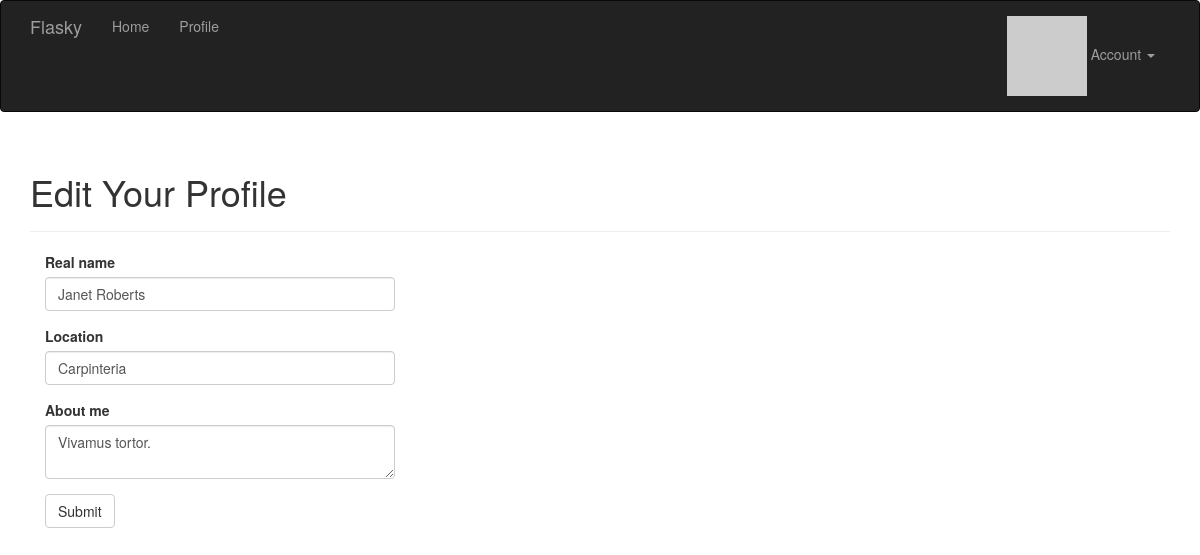
Screenshot of /edit-profile (signed in) with the database file from the repository.
### app/models.py (models this page shows, shortened)
class User(UserMixin, db.Model):
    __tablename__ = 'users'
    id = db.Column(db.Integer, primary_key=True)
    email = db.Column(db.String(64), unique=True, index=True)
    username = db.Column(db.String(64), unique=True, index=True)
    password_hash = db.Column(db.String(128))
    confirmed = db.Column(db.Boolean, default=False)
    name = db.Column(db.String(64))
    location = db.Column(db.String(64))
    about_me = db.Column(db.Text())
    member_since = db.Column(db.DateTime(), default=datetime.utcnow)
    last_seen = db.Column(db.DateTime(), default=datetime.utcnow)
    avatar_hash = db.Column(db.String(32))
    role_id = db.Column(db.Integer, db.ForeignKey('roles.id'))
    posts = db.relationship('Post', backref='author', lazy='dynamic')
    followed = db.relationship('Follow', foreign_keys=[Follow.follower_id],
                         backref=db.backref('follower', lazy='joined'),
                         lazy='dynamic',
                         cascade='all, delete-orphan')
    followers = db.relationship('Follow', foreign_keys=[Follow.followed_id],
                         backref=db.backref('followed', lazy='joined'),
                         lazy='dynamic',
                         cascade='all, delete-orphan')
    @property
    def password(self):
        raise AttributeError('password is not a readable attribute')
    def ping(self):                                                     # 刷新用户的最后访问时间
        self.last_seen = datetime.utcnow()
        db.session.add(self)
    def gravatar(self, size=100, default='identicon', rating='g'):
        url = 'https://secure.gravatar.com/avatar'
        hash = self.avatar_hash or self.gravatar_hash()
        return '{url}/{hash}?s={size}&d={default}&r={rating}'.format(
            url=url, hash=hash, size=size, default=default, rating=rating)

### app/main/views.py (the view, shortened to what this page needs)
@main.route('/edit-profile', methods=['GET', 'POST'])               # 用户编辑资料视图
@login_required
def edit_profile():
    form = EditProfileForm()
    form.name.data = current_user.name
    form.location.data = current_user.location
    form.about_me.data = current_user.about_me
    return render_template('edit_profile.html', form=form)

### app/main/forms.py
class EditProfileForm(Form):
    name = StringField('Real name', validators=[length(0, 64)])
    location = StringField('Location', validators=[length(0, 64)])
    about_me = TextAreaField('About me')
    submit = SubmitField('Submit')

### app/auth/views.py (called while the page is built)
@auth.before_app_request                                                    # 8、全局请求的钩子，处理程序中过滤未确认的账户
def before_request():                                                       # 登录但却没有确认的用户只显示一个页面unconfig.html
    if current_user.is_authenticated :
        current_user.ping()                                                 # 更新已登录用户的访问时间
        if not current_user.confirmed \
                and request.endpoint[:5] != 'auth.' :
            return redirect(url_for('auth.unconfirmed'))

### app/main/__init__.py (called while the page is built)
@main.app_context_processor
def inject_permissions():
    return dict(Permission=Permission)

### app/models.py (called while the page is built)
@login_manager.user_loader                                              # 加载用户的回调函数
def load_user(user_id):
    return User.query.get(int(user_id))

### app/templates/edit_profile.html (shortened to what this page needs)
{% extends "base.html" %}
{% import "bootstrap/wtf.html" as wtf %}
{% block page_content %}
<div class="page-header">
    <h1>Edit Your Profile</h1>
</div>
<div class="col-md-4">
    {{ wtf.quick_form(form) }}
</div>
{% endblock %}

### rows the page displays
User: name "Janet Roberts", location "Carpinteria", about_me "Vivamus tortor."
